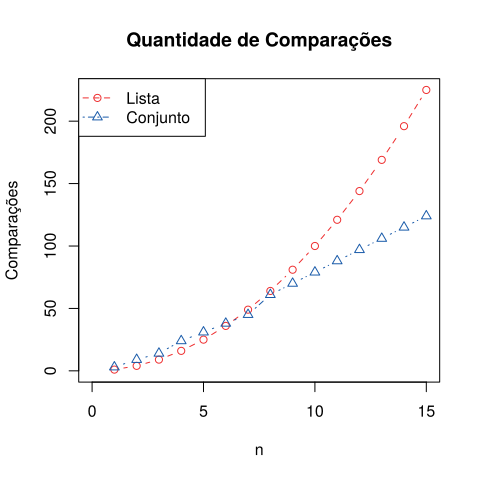

Write the R code that produced this figure.
library(svglite)

calc_arvore <- function(n) {
    sum(floor(log2(1:n)) + 1) + n * floor(log2(n) + 2)
}

svglite('comparacoes.svg', width = 5, height = 5)
n <- 15
plot(
  c(0, n),
  c(0, n**2),
  type = 'n',
  xlab = 'n',
  ylab = 'Comparações',
  main = 'Quantidade de Comparações'
)
points(
  1:n,
  (1:n) ** 2,
  type = 'b',
  pch = 21,
  lty = 2,
  col = '#ee2e2f'
)
points(
  1:n,
  sapply(1:n, calc_arvore),
  type = 'b',
  pch = 24,
  lty = 4,
  col = '#185aa9'
)
legend(
  'topleft',
  bg = '#ffffff',
  legend = c('Lista', 'Conjunto'),
  pch = c(21, 24),
  lty = c(2, 4),
  col = c('#ee2e2f', '#185aa9')
)
